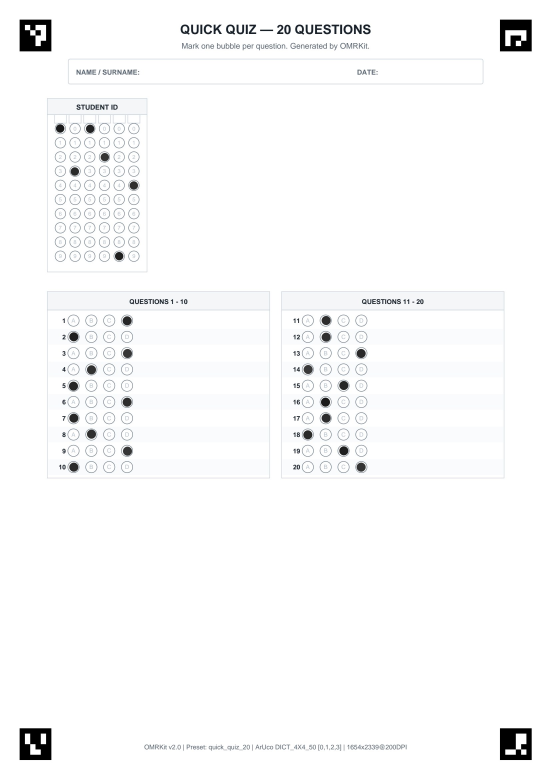
#> input picture examples/quick_quiz_20q/scans/student_01_clean.jpg, 1654 x 2339 px (shown at 1/3 size)
$ python -i preprocess.py   (imports and definitions only)
#> lines starting #> are read from the running program, lines starting #| are printed output that depends on the picture
"""Image preprocessing utilities for shadow-invariant optical mark reading."""

from __future__ import annotations

import cv2
import numpy as np


def ensure_grayscale(image: np.ndarray) -> np.ndarray:
    """Convert a BGR/BGRA or single-channel image to 8-bit grayscale."""
    if image.ndim == 2:
        return image.astype(np.uint8, copy=False)
    if image.shape[2] == 4:
        return cv2.cvtColor(image, cv2.COLOR_BGRA2GRAY)
    return cv2.cvtColor(image, cv2.COLOR_BGR2GRAY)


def normalize_illumination(gray: np.ndarray, blur_ratio: float = 0.045) -> np.ndarray:
    """Remove uneven lighting and camera shadows via smooth background division.

    Estimates the slowly varying paper illumination field on a downscaled copy for
    speed, then divides pixel intensity by that field so marks retain high contrast
    even under harsh shadows or warm indoor lighting.
    """
#> called with blur_ratio = 0.045
    h, w = gray.shape[:2]
#> h = 2339; w = 1654
    scale = 4 if min(h, w) >= 600 else 2
#> scale = 4
    small_w = max(32, w // scale)
#> small_w = 413
    small_h = max(32, h // scale)
#> small_h = 584
    small = cv2.resize(gray, (small_w, small_h), interpolation=cv2.INTER_AREA)
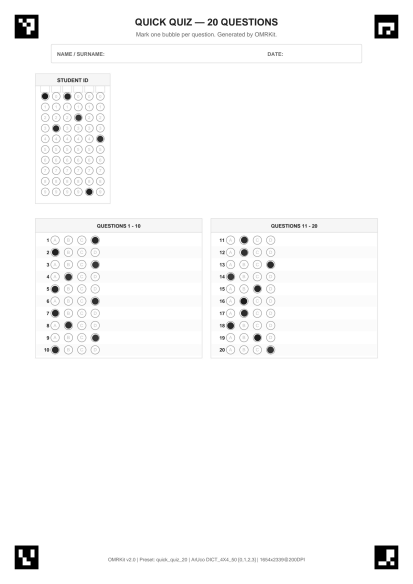
#> small: shape (584, 413); min 0, max 255, mean 249.7

    # Morphological closing removes dark ink/bubbles from the background estimate
    close_k = max(5, int(min(small_w, small_h) * 0.025) | 1)
#> close_k = 11
    close_kernel = cv2.getStructuringElement(cv2.MORPH_ELLIPSE, (close_k, close_k))
    bg_small = cv2.morphologyEx(small, cv2.MORPH_CLOSE, close_kernel)
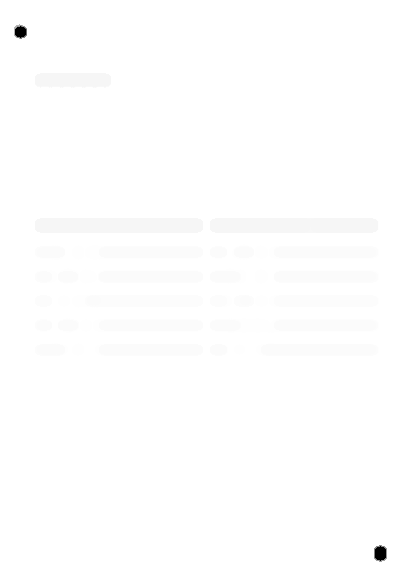
#> bg_small: shape (584, 413); min 0, max 255, mean 254.2

    blur_k = max(7, int(min(small_w, small_h) * blur_ratio) | 1)
#> blur_k = 19
    bg_small = cv2.GaussianBlur(bg_small, (blur_k, blur_k), 0)
    bg = cv2.resize(bg_small, (w, h), interpolation=cv2.INTER_LINEAR)

    # Divide gray by background illumination to flatten lighting gradients
    ratio = (gray.astype(np.float32) + 1.0) / (bg.astype(np.float32) + 1.0)
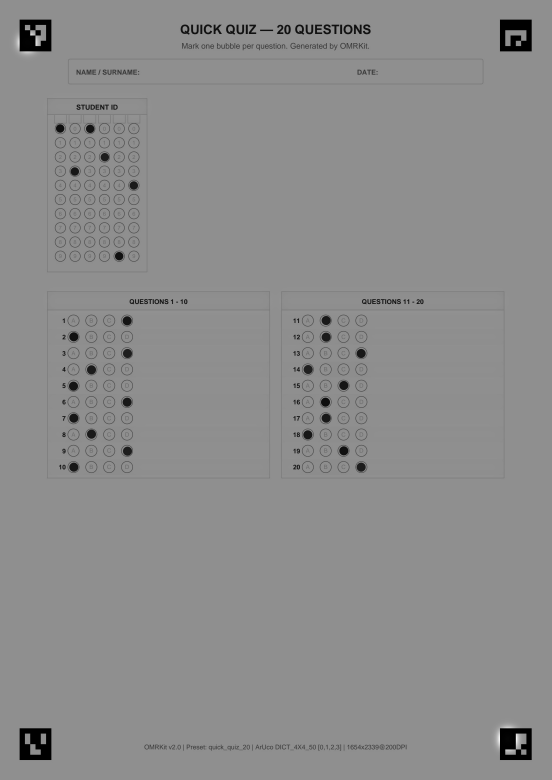
#> ratio: shape (2339, 1654) float32 (shown at 1/3 size); min 0.00391, max 1.78, mean 0.981; drawn with min black and max white
    normalized = np.clip(ratio * 245.0, 0.0, 255.0).astype(np.uint8)
    return normalized


def rotate_image(image: np.ndarray, degrees: int) -> np.ndarray:
    """Rotate an image clockwise by a multiple of 90 degrees."""
    normalized_deg = degrees % 360
    if normalized_deg == 0:
        return image
    if normalized_deg == 90:
        return cv2.rotate(image, cv2.ROTATE_90_CLOCKWISE)
    if normalized_deg == 180:
        return cv2.rotate(image, cv2.ROTATE_180)
    if normalized_deg == 270:
        return cv2.rotate(image, cv2.ROTATE_90_COUNTERCLOCKWISE)
    raise ValueError(f"Expected a multiple of 90 degrees, got {degrees}.")

>>> import cv2
>>> picture = cv2.imread('../../../examples/quick_quiz_20q/scans/student_01_clean.jpg', cv2.IMREAD_GRAYSCALE)
>>> result = normalize_illumination(picture)
